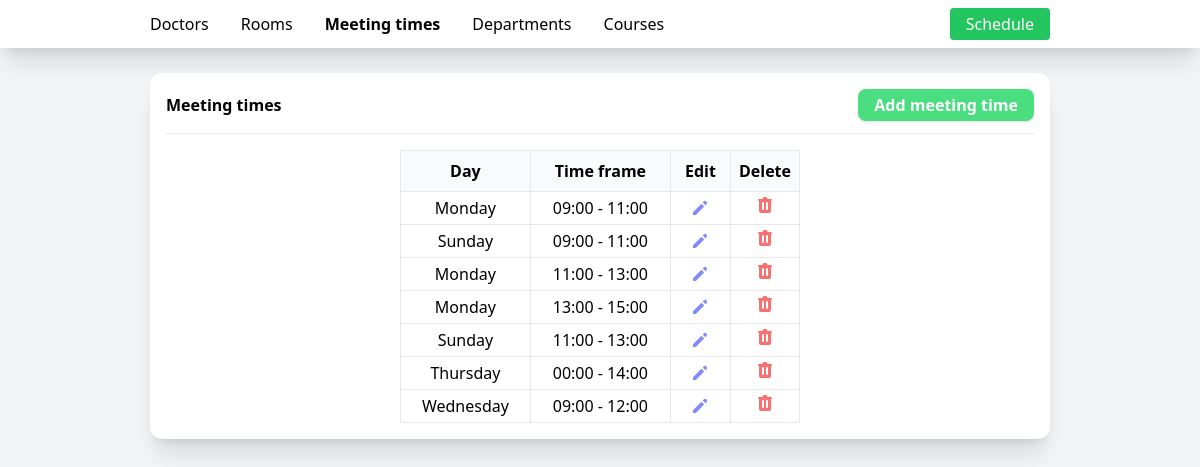
Screenshot of /meeting-times with the database file from the repository.
### tables this page shows
CREATE TABLE "meeting_times" (
	"id"	INTEGER,
	"day"	TEXT NOT NULL,
	"start_time"	TEXT NOT NULL,
	"end_time"	TEXT NOT NULL,
	PRIMARY KEY("id")
);

### main.py (the view)
    @app.route('/meeting-times')
    def meetingTimesIndex():
        meetingTimes = AllMeetingTimes()
        return render_template('meeting_times.html', meetingTimes=meetingTimes)

### meetingTimes.py (called while the page is built)
def AllMeetingTimes():
    import sqlite3
    con = sqlite3.connect('class-scheduler.db')
    cur = con.cursor()
    cur.execute('SELECT * FROM meeting_times')
    meetingTimes = []
    for row in cur:
        displayTime = row[1] + " " + row[2] + " - " + row[3]
        mT = MeetingTime(row[0], displayTime)
        mT.set_day(row[1])
        mT.set_range(row[2] + " - " + row[3])
        meetingTimes.append(mT)
    return meetingTimes

    def get_id(self):
        return self._id

    def set_day(self, day):
        self._day = day

    def set_range(self, range):
        self._range = range

    def get_range(self):
        return self._range

    def get_day(self):
        return self._day

### templates/meeting_times.html (shortened to what this page needs)
<!DOCTYPE html>
<html lang="en">
<head>
    <link rel="stylesheet" href="{{url_for('style')}}">
</head>
<body class="bg-gray-100">
    <nav class="bg-white shadow-xl w-full py-2 px-[150px]">
        <div class="flex gap-8 w-full">
            <a href="{{url_for('doctorsIndex')}}"
                class="hover:scale-105 hover:font-bold transition-all my-auto">Doctors</a>
            <a href="{{url_for('roomsIndex')}}"
                class="hover:scale-105 hover:font-bold transition-all my-auto ">Rooms</a>
            <a href="{{url_for('meetingTimesIndex')}}"
                class="hover:scale-105 hover:font-bold transition-all my-auto font-bold ">Meeting
                times</a>
            <a href="{{url_for('departmentsIndex')}}"
                class="hover:scale-105 hover:font-bold transition-all my-auto">Departments</a>
            <a href="{{url_for('coursesIndex')}}"
                class="hover:scale-105 hover:font-bold transition-all my-auto">Courses</a>
            <a href="{{url_for('scheduleIndex')}}"
                class="hover:scale-105 hover:font-bold transition-all my-auto text-white bg-green-500 rounded hover:shadow-lg px-4 py-1 justify-self-end ml-auto">Schedule</a>
        </div>
    </nav>
    <main class="py-[25px] px-[150px] ">
        <div class="bg-white rounded-xl shadow-xl w-full p-4">
            <div class="flex w-full justify-between">
                <h1 class="font-bold my-auto">
                    Meeting times
                </h1>
                <a href="{{url_for('createMeetingTime')}}"
                    class="py-1 bg-green-400 px-4 font-semibold text-white rounded-lg shadow hover:scale-105 hover:shadow-lg transition-all cursor-pointer">
                    Add meeting time</a>
            </div>
            <hr class="mt-3">
            <table class="w-[400px] mx-auto border  mt-4 border-collapse">
                <thead>
                    <tr class="border-b bg-gray-50">
                        <th class="py-2 px-2 border text-center">Day</th>
                        <th class="py-2 px-2 border text-center ">Time frame</th>
                        <th class="py-2 px-2 border text-center w-[60px]">Edit</th>
                        <th class="py-2 px-2 border text-center w-[60px]">Delete</th>
                    </tr>
                </thead>
                <tbody>
                    {% for meeting_time in meetingTimes %}
                    <tr>
                        <td class="px-2 py-1 border text-center">{{meeting_time.get_day()}}</td>
                        <td class="px-2 py-1 border text-center">{{meeting_time.get_range()}}</td>
                        <td
                            class="text-indigo-400 text-center  border hover:text-indigo-500  hover:scale-110 hover:shadow-lg transition-all">
                            <svg xmlns="http://www.w3.org/2000/svg" class="h-5 w-5 mx-auto my-auto cursor-pointer"
                                viewBox="0 0 20 20" fill="currentColor">
                                <path
                                    d="M13.586 3.586a2 2 0 112.828 2.828l-.793.793-2.828-2.828.793-.793zM11.379 5.793L3 14.172V17h2.828l8.38-8.379-2.83-2.828z" />
                            </svg>
                        </td>
                        <td
                            class="text-red-400  text-center border hover:text-red-500 hover:scale-110 hover:shadow-lg transition-all">
                            <form action="{{url_for('deleteMeetingTime',id=meeting_time.get_id())}}" method="post">
                                <button type="submit">
                                </button>
                            </form>
                        </td>
                    </tr>
                    {% endfor %}
                </tbody>
            </table>
        </div>
    </main>
</body>
</html>

### rows the page displays
meeting_times: get_day "Monday", get_range "09:00 - 11:00"
meeting_times: get_day "Sunday", get_range "09:00 - 11:00"
meeting_times: get_day "Monday", get_range "11:00 - 13:00"
meeting_times: get_day "Monday", get_range "13:00 - 15:00"
meeting_times: get_day "Sunday", get_range "11:00 - 13:00"
meeting_times: get_day "Thursday", get_range "00:00 - 14:00"
meeting_times: get_day "Wednesday", get_range "09:00 - 12:00"
